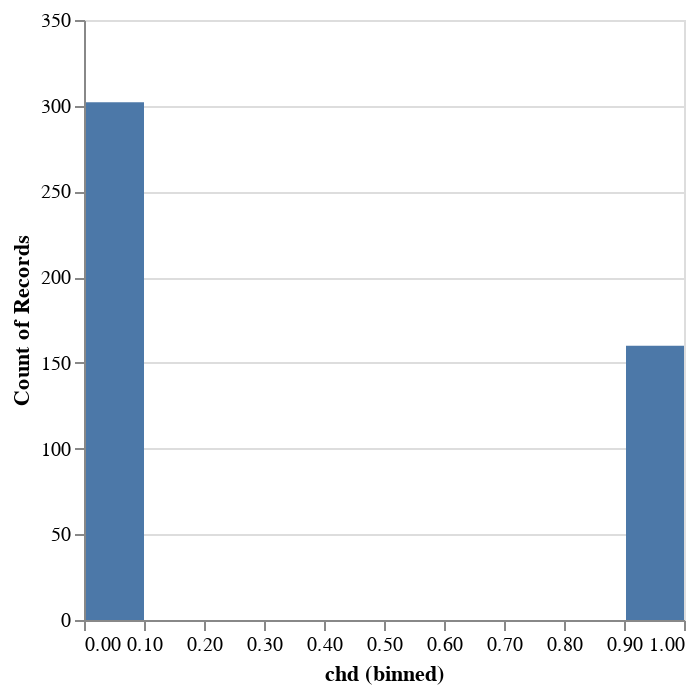

Notebook source saved alongside this figure:
### Code cell
DeepnoteChart(data_2, """{"mark":{"clip":true,"type":"bar","color":"#4c78a8","tooltip":true},"config":{"legend":{}},"$schema":"https://vega.github.io/schema/vega-lite/v5.json","encoding":{"x":{"bin":true,"sort":null,"type":"quantitative","field":"chd","scale":{"type":"linear"}},"y":{"sort":null,"type":"quantitative","scale":{"type":"linear"},"aggregate":"count"}}}""")

### Figure 1 — Vega-Lite specification as saved in the notebook (floating-point values rounded to 4 significant figures; data arrays with more than 128 entries replaced by an {"elided": "..."} marker saying what was removed)
{"$schema": "https://vega.github.io/schema/vega-lite/v5.json", "mark": {"type": "bar", "tooltip": true, "color": "#4c78a8", "clip": true}, "encoding": {"x": {"field": "chd", "type": "quantitative", "bin": true, "sort": null, "scale": {"type": "linear"}}, "y": {"type": "quantitative", "aggregate": "count", "sort": null, "scale": {"type": "linear"}}}, "config": {"legend": {}}, "data": {"values": {"elided": "462 records"}}}
